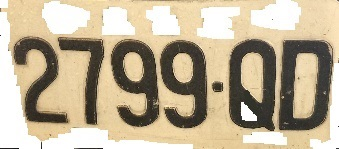
#> input picture HW4/plate2.jpg, 339 x 149 px
$ python tesseract.py
#> lines starting #> are read from the running program, lines starting #| are printed output that depends on the picture; after the words box and inside, x2 and y2 are one past the last pixel; in counts of white or black regions, pixels touching at a corner belong together
import pytesseract
from PIL import Image
import cv2 as cv

img = cv.imread('plate2.jpg')
#> img is the input picture: shape (149, 339, 3); mean B, G, R 149.3, 175, 188.8
# text = pytesseract.image_to_string(img)
# print(text)

# # get grayscale image
def get_grayscale(image):
  return cv.cvtColor(image, cv.COLOR_BGR2GRAY)
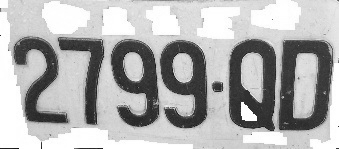
#> returned value: shape (149, 339); min 15, max 255, mean 176.2

# # noise removal
def remove_noise(image):
  return cv.medianBlur(image, 5)

# # thresholding
def thresholding(image):
  return cv.threshold(image, 100, 255, cv.THRESH_BINARY + cv.THRESH_OTSU)[1] # [1]=image
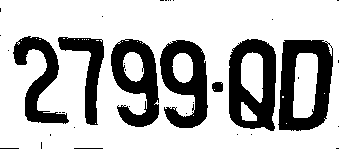
#> returned value: shape (149, 339); 72.3% white; 36 black regions (28 under 20 px), largest, box (x1, y1, x2, y2) and area: (278, 40, 333, 131) 2926, (229, 39, 276, 131) 2762, (160, 40, 208, 128) 2428

gray = get_grayscale(img)
thresh = thresholding(gray)
blur = remove_noise(thresh)
#> in remove_noise, `return cv.medianBlur(image, 5)`:
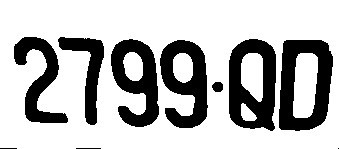
#> returned value: shape (149, 339); 72.4% white; 10 black regions (2 under 20 px), largest, box (x1, y1, x2, y2) and area: (279, 40, 333, 131) 2922, (229, 39, 276, 131) 2777, (160, 40, 208, 128) 2429

cv.imshow('img', img)
cv.imshow('gray', gray)
cv.imshow('thresh', thresh)
cv.imshow('blur', blur)

#> (the run stopped early here; a loop or call above may not have finished)
